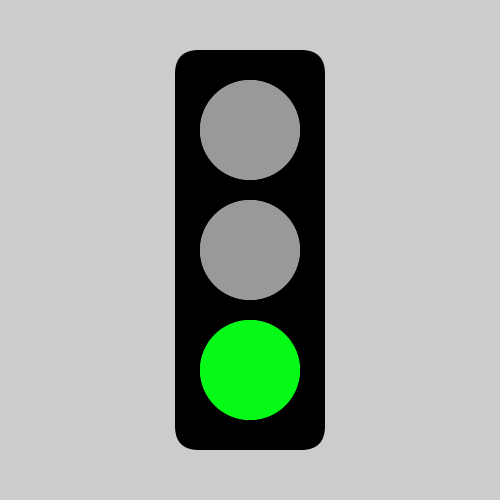
Frame 1 (no input)
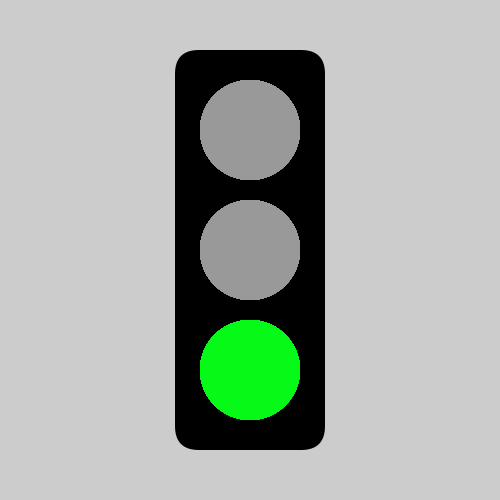
Frame 60 (the mouse pressed at the canvas centre just before this capture)
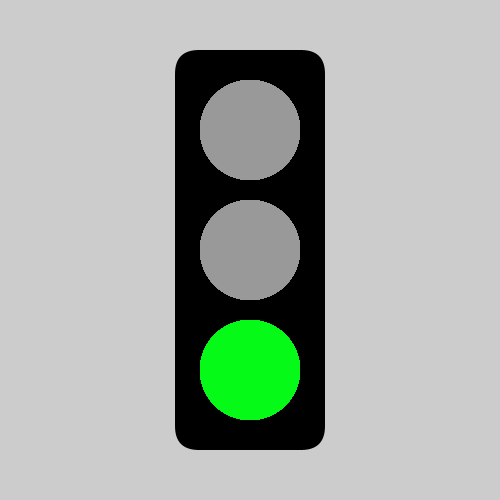
Frame 120 (the mouse held since frame 60 and released just before this capture)

The Processing sketch that drew these frames (run headless with seeded random() and noise(); from frame 60 on, the mouse is pressed at the canvas centre):

// Processing sketch: opg3
// ── opg3.pde
int startTime;
int cSize = 100;
color[] colors = {153, #05FA17, #FAEE05, #FA0505};
int sec = 1000;

void setup() {
  size(500, 500);
  translate(width/2,height/2);
  rectMode(CENTER);
    
  startTime = floor(millis() / sec);
  noStroke();
  fill(0);
  rect(0,0, 150, 400, 24);
  fill(colors[0]);
  circle(0,0 - cSize - 20, cSize);
  circle(0,0, cSize);
  fill(colors[1]);
  circle(0,0 + cSize + 20, cSize);
}

void draw() {
  translate(width/2,height/2);
  noStroke();
  if (floor(millis()/sec) - startTime < 10) {
    fill(colors[0]);
    circle(0,0 - cSize - 20, cSize);
    circle(0,0, cSize);
    fill(colors[1]);
    circle(0,0 + cSize + 20, cSize);
  } 
  else if (floor(millis()/sec) - startTime < 20) {
    fill(colors[0]);
    circle(0,0 - cSize - 20, cSize);
    circle(0,0 + cSize + 20, cSize);
    fill(colors[2]);
    circle(0,0, cSize);
  }
  else if (floor(millis()/sec) - startTime < 30) {
    fill(colors[0]);
    circle(0,0, cSize);
    circle(0,0 + cSize + 20, cSize);
    fill(colors[3]);
    circle(0,0 - cSize - 20, cSize);
  }
  else {startTime = floor(millis() / 1000);}
  println(floor(millis()/sec) - startTime);
}
